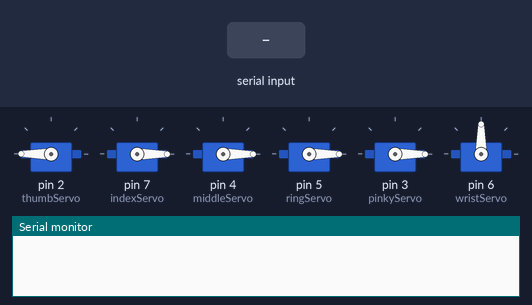
The sketch below on a simulated Arduino Uno, built with avr-gcc and run on an emulated ATmega328P. Shown: 6 × servo, the last lines printed to the serial monitor. The test bench sets the inputs (shaded band).

Above: at 1.2 s.
1.3 s: "11,1\n" received over Serial
At 2.0 s:
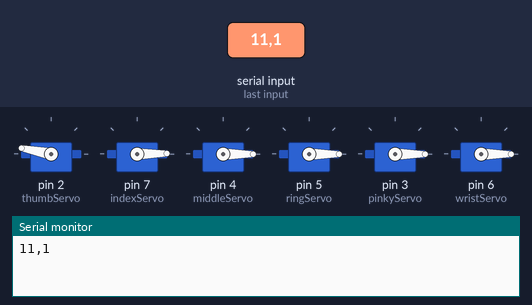
2.8 s: "11\n" received over Serial
At 3.1 s:
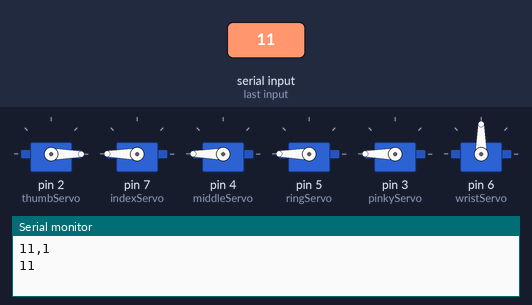
4.3 s: "1,90,45\n" received over Serial
At 5.5 s:
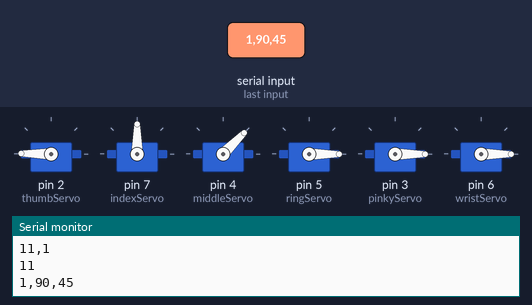
5.8 s: "11,150\n" received over Serial
At 6.7 s:
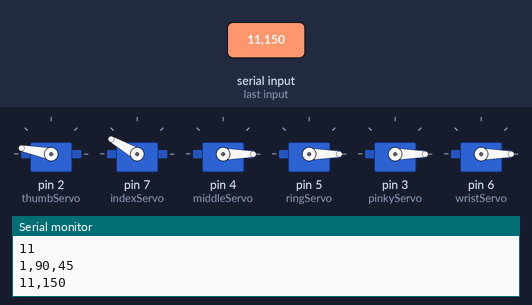
7.3 s: "00,1\n" received over Serial
At 7.8 s:
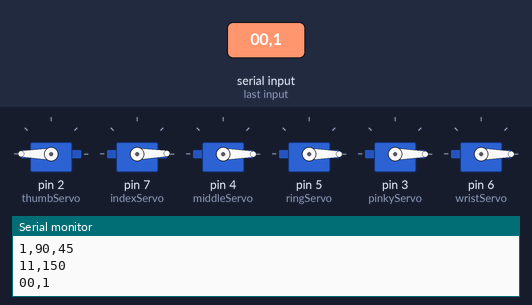
8.8 s: "00,150\n" received over Serial
At 10.2 s:
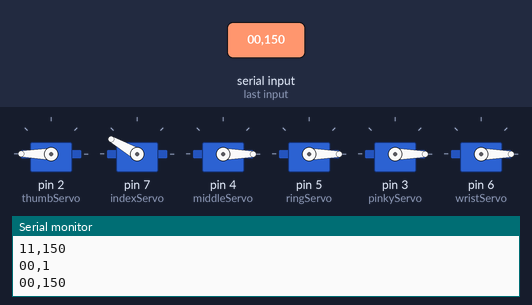
Timing chart, 0 to 11.3 s (numbered marks = the images above; inputs shaded):
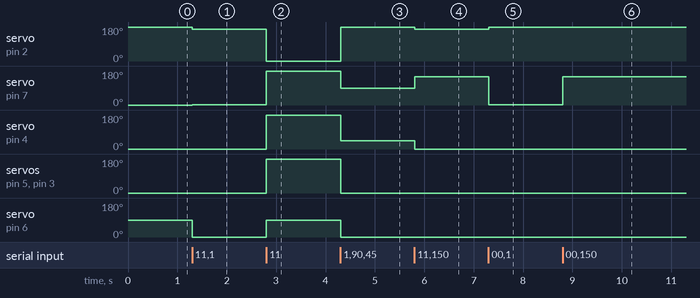

The sketch:

final_combined.ino
```cpp
#include <Servo.h>

Servo thumbServo, indexServo, middleServo, ringServo, pinkyServo, wristServo;

void setup() {
  Serial.begin(9600);
  thumbServo.attach(2);    // Pin for thumb servo
  indexServo.attach(7);    // Pin for index finger servo
  middleServo.attach(4);   // Pin for middle finger servo
  ringServo.attach(5);     // Pin for ring finger servo
  pinkyServo.attach(3);    // Pin for pinky finger servo
  wristServo.attach(6);    // Pin for wrist servo

  // Start in closed position
  closeAllFingers();
  wristServo.write(90);    // Set wrist to neutral position
}

void loop() {
  if (Serial.available()) {
    String data = Serial.readStringUntil('\n');  // Read the incoming data until newline
    Serial.println(data);

    // Check for open or close commands
    if (data.equalsIgnoreCase("11")) {
      openAllFingers();
    } else if (data.equalsIgnoreCase("00")) {
      closeAllFingers();
    } else {
      // Handle angle data if any
      handleAngleData(data);
    }
  }
}

void openAllFingers() {
  thumbServo.write(0);     // Open thumb
  indexServo.write(180);   // Open index finger
  middleServo.write(180);  // Open middle finger
  ringServo.write(180);    // Open ring finger
  pinkyServo.write(180);   // Open pinky finger
  wristServo.write(90);    // Set wrist to neutral position
}

void closeAllFingers() {
  thumbServo.write(180);   // Close thumb
  indexServo.write(0);     // Close index finger
  middleServo.write(0);    // Close middle finger
  ringServo.write(0);      // Close ring finger
  pinkyServo.write(0);     // Close pinky finger
  wristServo.write(90);    // Set wrist to neutral position
}

void handleAngleData(String data) {
  int commaIndex[5];         // To store positions of commas
  int angles[6] = {0};       // Array to store angles including wrist angle

  // Extract angles from the received data
  for (int i = 0; i < 6; i++) {
    commaIndex[i] = data.indexOf(',', i == 0 ? 0 : commaIndex[i - 1] + 1);
    if (commaIndex[i] == -1) {
      angles[i] = data.substring(i == 0 ? 0 : commaIndex[i - 1] + 1).toInt();
      break;
    } else {
      angles[i] = data.substring(i == 0 ? 0 : commaIndex[i - 1] + 1, commaIndex[i]).toInt();
    }
  }

  // Move servos to the received angles
  thumbServo.write(180 - angles[0]);
  indexServo.write(angles[1]);
  middleServo.write(angles[2]);
  ringServo.write(angles[3]);
  pinkyServo.write(angles[4]);
  wristServo.write(angles[5]);  // Move wrist based on received wrist angle
}
```

Measured:
- after the input at 1.3 s, servo on pin 2 (thumbServo): 180° → 169° at once; servo on pin 7 (indexServo): 0° → 1° at once; servo on pin 6 (wristServo): 90° → 0° at once
- after the input at 2.8 s, servo on pin 2 (thumbServo): 169° → 0° at once; servo on pin 7 (indexServo): 1° → 180° at once; servo on pin 4 (middleServo), servo on pin 5 (ringServo), servo on pin 3 (pinkyServo): 0° → 180° at once; servo on pin 6 (wristServo): 0° → 90° at once
- after the input at 4.3 s, servo on pin 2 (thumbServo): 0° → 179° at once; servo on pin 7 (indexServo): 180° → 90° at once; servo on pin 4 (middleServo): 180° → 45° at once; servo on pin 5 (ringServo), servo on pin 3 (pinkyServo): 180° → 0° at once; servo on pin 6 (wristServo): 90° → 0° at once
- after the input at 5.8 s, servo on pin 2 (thumbServo): 179° → 169° at once; servo on pin 7 (indexServo): 90° → 150° at once; servo on pin 4 (middleServo): 45° → 0° at once
- after the input at 7.3 s, servo on pin 2 (thumbServo): 169° → 180° at once; servo on pin 7 (indexServo): 150° → 1° at once
- after the input at 8.8 s, servo on pin 7 (indexServo): 1° → 150° at once
